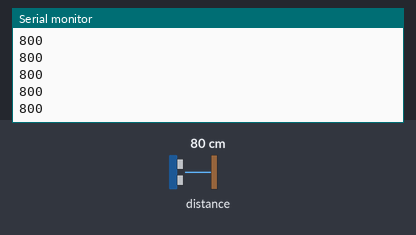
Bench run of a sketch on a simulated Arduino Uno, built with avr-gcc and run on an emulated ATmega328P. Parts: the last lines printed to the serial monitor. Inputs (shaded band) come from the test bench; at power-on: distance to the obstacle 80 cm.

Above: at 1.2 s.
1.3 s: distance to the obstacle set to 2 cm
At 1.33 s:
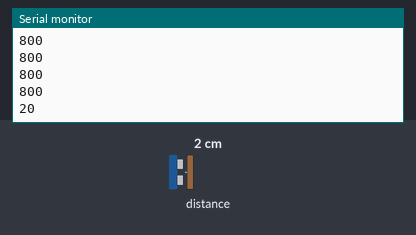
2.8 s: distance to the obstacle set to 4 cm
At 2.86 s:
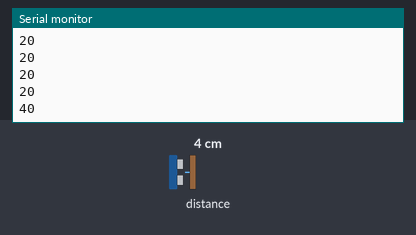
Timing chart, 0 to 5.8 s (numbered marks = the images above; inputs shaded):
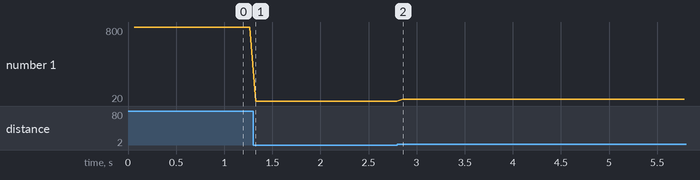

The sketch:

UsmToFtft.ino
```cpp
/* This example shows how to use continuous mode to take
range measurements with the VL53L0X. It is based on
vl53l0x_ContinuousRanging_Example.c from the VL53L0X API.

The range readings are in units of mm. */

#include <Wire.h>
#include <VL53L0X.h>

VL53L0X sensor;

void setup()
{
  Serial.begin(9600);
  Wire.begin();
  Serial.println("\nHacked sensor Atle\n");
  sensor.setTimeout(500);
  if (!sensor.init())
  {
    Serial.println("Failed to detect and initialize sensor!");

  }

  // Start continuous back-to-back mode (take readings as
  // fast as possible).  To use continuous timed mode
  // instead, provide a desired inter-measurement period in
  // ms (e.g. sensor.startContinuous(100)).
  sensor.startContinuous();
}

void loop()
{
  if (sensor.readRangeContinuousMillimeters()==-1){
    sensor.init();
  }
  if (sensor.timeoutOccurred()) { Serial.println(" TIMEOUT"); }

  Serial.println(sensor.readRangeContinuousMillimeters());
}
```

Measured:
- after the input at 1.3 s, the serial monitor: prints a new line at once (image 1)
- after the input at 2.8 s, the serial monitor: prints a new line after 0.06 s (image 2)
- plotted number 1: 800 → 20 after the input at 1.3 s, 20 → 40 after the input at 2.8 s
